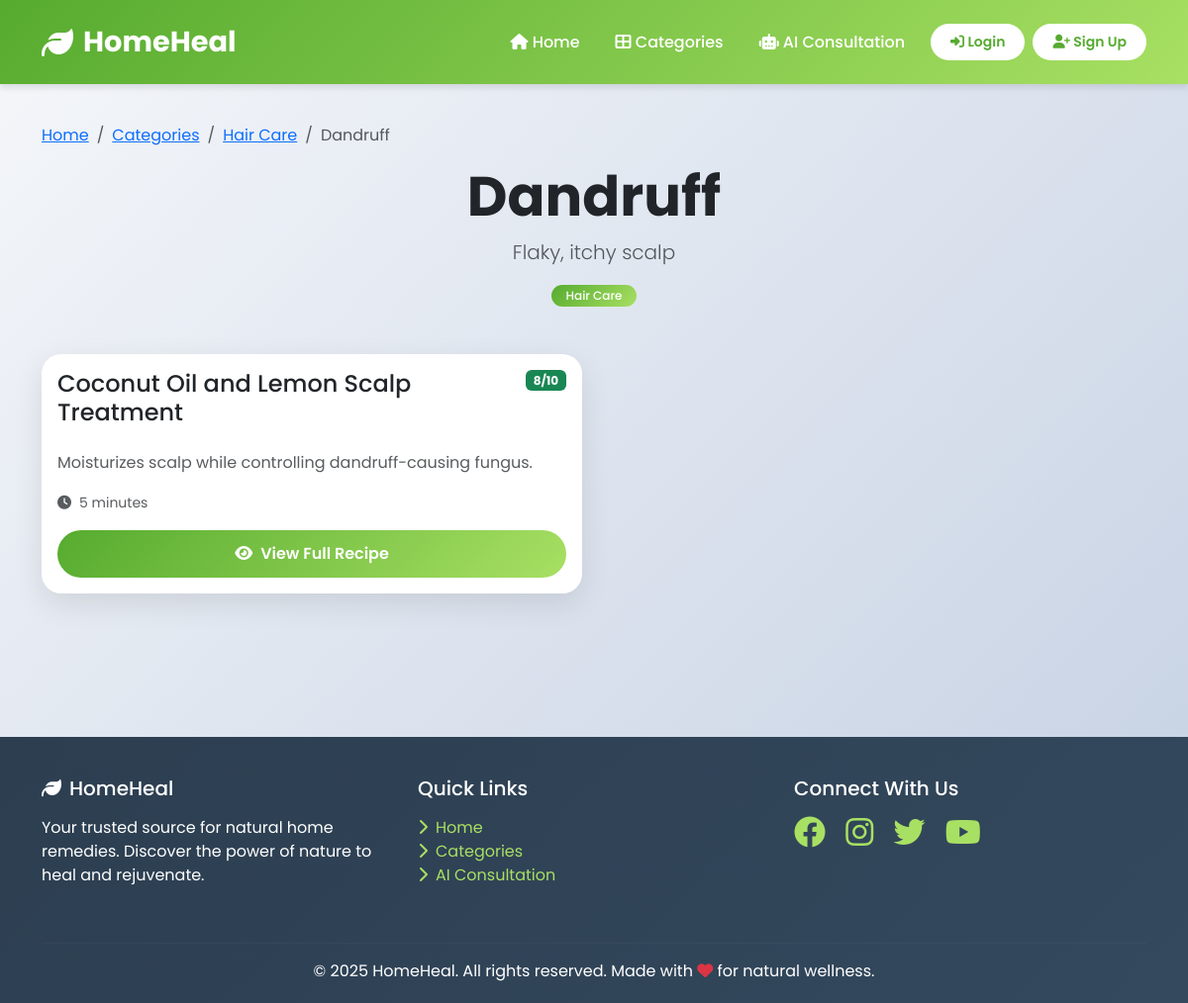
Screenshot of /category/hair-care/dandruff/ with the database file from the repository.
### remedies/models.py (models this page shows, shortened)
class Category(models.Model):
    name = models.CharField(max_length=50)
    description = models.TextField(blank=True)
    icon = models.CharField(max_length=50, blank=True)  # For Font Awesome icons
    slug = models.SlugField(unique=True)
    created_at = models.DateTimeField(auto_now_add=True)
    class Meta:
        verbose_name_plural = "Categories"
        ordering = ['name']

class Problem(models.Model):
    category = models.ForeignKey(Category, on_delete=models.CASCADE, related_name='problems')
    name = models.CharField(max_length=100)
    description = models.TextField(blank=True)
    slug = models.SlugField()
    severity_choices = [
        ('mild', 'Mild'),
        ('moderate', 'Moderate'),
        ('severe', 'Severe')
    ]
    severity = models.CharField(max_length=20, choices=severity_choices, default='mild')
    created_at = models.DateTimeField(auto_now_add=True)
    class Meta:
        ordering = ['category', 'name']
        unique_together = ['category', 'slug']

class Remedy(models.Model):
    problem = models.ForeignKey(Problem, on_delete=models.CASCADE, related_name='remedies')
    title = models.CharField(max_length=200)
    description = models.TextField()
    ingredients = models.TextField(help_text="List ingredients line by line")
    instructions = models.TextField(help_text="Step by step instructions")
    usage = models.TextField(help_text="How to use and frequency")
    benefits = models.TextField(help_text="Benefits of this remedy")
    chemicals = models.TextField(blank=True, help_text="Active chemical compounds")
    reactions = models.TextField(blank=True, help_text="How chemicals react")
    importance = models.TextField(blank=True, help_text="Why this remedy works")
    precautions = models.TextField(help_text="Warnings and precautions")
    preparation_time = models.CharField(max_length=50, blank=True)
    effectiveness_rating = models.IntegerField(default=5, help_text="Rate 1-10")
    created_at = models.DateTimeField(auto_now_add=True)
    updated_at = models.DateTimeField(auto_now=True)
    class Meta:
        verbose_name_plural = "Remedies"
        ordering = ['-effectiveness_rating', 'title']

### remedies/views.py (the view)
# urls.py: path('category/<slug:category_slug>/<slug:problem_slug>/', remedy_views.problem_detail, name='problem_detail'),
def problem_detail(request, category_slug, problem_slug):
    category = get_object_or_404(Category, slug=category_slug)
    problem = get_object_or_404(Problem, category=category, slug=problem_slug)
    remedies = problem.remedies.all()
    context = {
        'category': category,
        'problem': problem,
        'remedies': remedies,
    }
    return render(request, 'remedies/problem_detail.html', context)

### templates/remedies/problem_detail.html (shortened to what this page needs)
{% extends 'base.html' %}
{% block content %}
<div class="container">
    <nav aria-label="breadcrumb">
        <ol class="breadcrumb">
            <li class="breadcrumb-item"><a href="{% url 'home' %}">Home</a></li>
            <li class="breadcrumb-item"><a href="{% url 'categories' %}">Categories</a></li>
            <li class="breadcrumb-item"><a href="{% url 'category_detail' category.slug %}">{{ category.name }}</a></li>
            <li class="breadcrumb-item active">{{ problem.name }}</li>
        </ol>
    </nav>
    <div class="text-center mb-5">
        <h1 class="display-4 fw-bold">{{ problem.name }}</h1>
        <p class="lead text-muted">{{ problem.description }}</p>
        <span class="badge badge-custom">{{ category.name }}</span>
    </div>
    <div class="row g-4">
        {% for remedy in remedies %}
        <div class="col-md-6">
            <div class="card h-100">
                <div class="card-body">
                    <div class="d-flex justify-content-between align-items-start mb-3">
                        <h4 class="card-title">{{ remedy.title }}</h4>
                        <span class="badge bg-success">{{ remedy.effectiveness_rating }}/10</span>
                    </div>
                    <p class="card-text text-muted">{{ remedy.description|truncatewords:30 }}</p>
                    <div class="mb-3">
                        <small class="text-muted">
                            <i class="fas fa-clock me-2"></i>{{ remedy.preparation_time|default:"15-20 mins" }}
                        </small>
                    </div>
                    <a href="{% url 'remedy_detail' remedy.id %}" class="btn btn-primary w-100">
                        <i class="fas fa-eye me-2"></i>View Full Recipe
                    </a>
                </div>
            </div>
        </div>
        {% endfor %}
    </div>
</div>
{% endblock %}

### templates/base.html (style rules this page uses)
:root { --primary-color: #2ecc71; --secondary-color: #27ae60; --accent-color: #3498db; --dark-color: #2c3e50; --light-color: #ecf0f1; --gradient-start: #56ab2f; --gradient-end: #a8e063; }
* { margin: 0; padding: 0; box-sizing: border-box; }
body { font-family: 'Poppins', sans-serif; background: linear-gradient(135deg, #f5f7fa 0%, #c3cfe2 100%); min-height: 100vh; }
.card { border: none; border-radius: 20px; box-shadow: 0 10px 30px rgba(0,0,0,0.1); transition: all 0.3s ease; overflow: hidden; }
.btn-primary { background: linear-gradient(135deg, var(--gradient-start) 0%, var(--gradient-end) 100%); border: none; border-radius: 25px; padding: 12px 30px; font-weight: 600; transition: all 0.3s ease; }
.badge-custom { background: linear-gradient(135deg, var(--gradient-start) 0%, var(--gradient-end) 100%); padding: 5px 15px; border-radius: 20px; font-weight: 500; }

### rows the page displays
Category: name "Hair Care"
Problem: name "Dandruff", description "Flaky, itchy scalp"
Remedy: title "Coconut Oil and Lemon Scalp Treatment", effectiveness_rating "8", description "Moisturizes scalp while controlling dandruff-causing fungus.", preparation_time "5 minutes"
